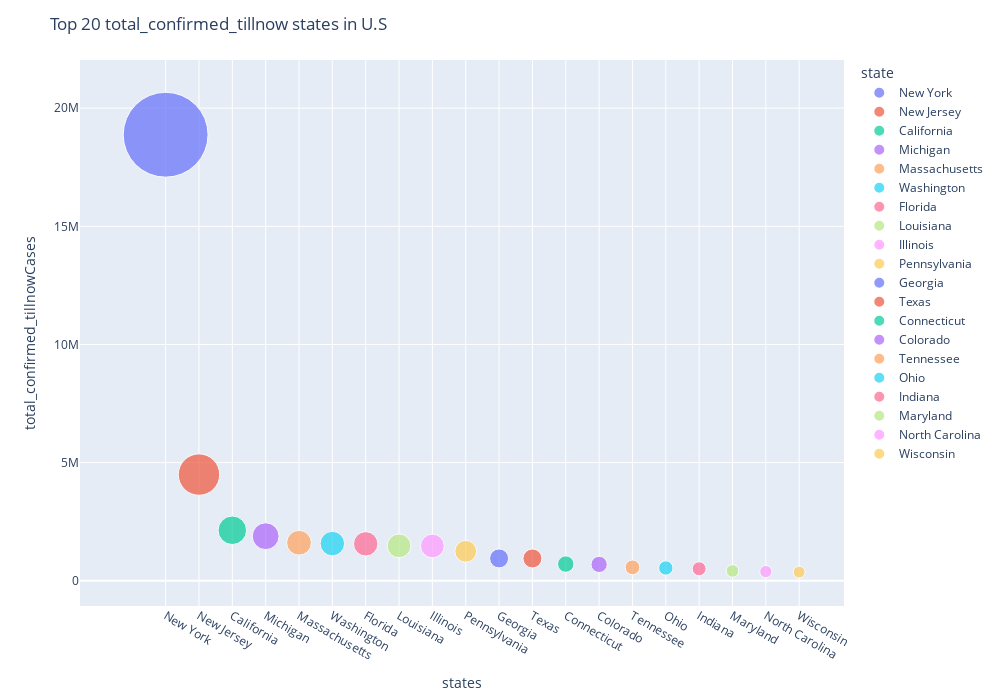

Notebook source saved alongside this figure:
### Markdown cell above
# Topn Confirmed cases

### Code cell
COVID_19.topn_states_bubblechart(df_state,'total_confirmed_tillnow',20)

### Figure 1 — Plotly figure (JSON) as saved in the notebook; plotly's stock layout.template omitted (floating-point values rounded to 4 significant figures)
{"data": [{"hovertemplate": "<b>%{hovertext}</b><br><br>state=%{x}<br>total_confirmed_tillnow=%{marker.size}<extra></extra>", "hovertext": ["New York"], "legendgroup": "New York", "marker": {"color": "#636efa", "size": [18874724], "sizemode": "area", "sizeref": 5243.0, "symbol": "circle"}, "mode": "markers", "name": "New York", "showlegend": true, "type": "scatter", "x": ["New York"], "xaxis": "x", "y": [18874724], "yaxis": "y"}, {"hovertemplate": "<b>%{hovertext}</b><br><br>state=%{x}<br>total_confirmed_tillnow=%{marker.size}<extra></extra>", "hovertext": ["New Jersey"], "legendgroup": "New Jersey", "marker": {"color": "#EF553B", "size": [4494556], "sizemode": "area", "sizeref": 5243.0, "symbol": "circle"}, "mode": "markers", "name": "New Jersey", "showlegend": true, "type": "scatter", "x": ["New Jersey"], "xaxis": "x", "y": [4494556], "yaxis": "y"}, {"hovertemplate": "<b>%{hovertext}</b><br><br>state=%{x}<br>total_confirmed_tillnow=%{marker.size}<extra></extra>", "hovertext": ["California"], "legendgroup": "California", "marker": {"color": "#00cc96", "size": [2137960], "sizemode": "area", "sizeref": 5243.0, "symbol": "circle"}, "mode": "markers", "name": "California", "showlegend": true, "type": "scatter", "x": ["California"], "xaxis": "x", "y": [2137960], "yaxis": "y"}, {"hovertemplate": "<b>%{hovertext}</b><br><br>state=%{x}<br>total_confirmed_tillnow=%{marker.size}<extra></extra>", "hovertext": ["Michigan"], "legendgroup": "Michigan", "marker": {"color": "#ab63fa", "size": [1886984], "sizemode": "area", "sizeref": 5243.0, "symbol": "circle"}, "mode": "markers", "name": "Michigan", "showlegend": true, "type": "scatter", "x": ["Michigan"], "xaxis": "x", "y": [1886984], "yaxis": "y"}, {"hovertemplate": "<b>%{hovertext}</b><br><br>state=%{x}<br>total_confirmed_tillnow=%{marker.size}<extra></extra>", "hovertext": ["Massachusetts"], "legendgroup": "Massachusetts", "marker": {"color": "#FFA15A", "size": [1609278], "sizemode": "area", "sizeref": 5243.0, "symbol": "circle"}, "mode": "markers", "name": "Massachusetts", "showlegend": true, "type": "scatter", "x": ["Massachusetts"], "xaxis": "x", "y": [1609278], "yaxis": "y"}, {"hovertemplate": "<b>%{hovertext}</b><br><br>state=%{x}<br>total_confirmed_tillnow=%{marker.size}<extra></extra>", "hovertext": ["Washington"], "legendgroup": "Washington", "marker": {"color": "#19d3f3", "size": [1574012], "sizemode": "area", "sizeref": 5243.0, "symbol": "circle"}, "mode": "markers", "name": "Washington", "showlegend": true, "type": "scatter", "x": ["Washington"], "xaxis": "x", "y": [1574012], "yaxis": "y"}, {"hovertemplate": "<b>%{hovertext}</b><br><br>state=%{x}<br>total_confirmed_tillnow=%{marker.size}<extra></extra>", "hovertext": ["Florida"], "legendgroup": "Florida", "marker": {"color": "#FF6692", "size": [1563078], "sizemode": "area", "sizeref": 5243.0, "symbol": "circle"}, "mode": "markers", "name": "Florida", "showlegend": true, "type": "scatter", "x": ["Florida"], "xaxis": "x", "y": [1563078], "yaxis": "y"}, {"hovertemplate": "<b>%{hovertext}</b><br><br>state=%{x}<br>total_confirmed_tillnow=%{marker.size}<extra></extra>", "hovertext": ["Louisiana"], "legendgroup": "Louisiana", "marker": {"color": "#B6E880", "size": [1478620], "sizemode": "area", "sizeref": 5243.0, "symbol": "circle"}, "mode": "markers", "name": "Louisiana", "showlegend": true, "type": "scatter", "x": ["Louisiana"], "xaxis": "x", "y": [1478620], "yaxis": "y"}, {"hovertemplate": "<b>%{hovertext}</b><br><br>state=%{x}<br>total_confirmed_tillnow=%{marker.size}<extra></extra>", "hovertext": ["Illinois"], "legendgroup": "Illinois", "marker": {"color": "#FF97FF", "size": [1474088], "sizemode": "area", "sizeref": 5243.0, "symbol": "circle"}, "mode": "markers", "name": "Illinois", "showlegend": true, "type": "scatter", "x": ["Illinois"], "xaxis": "x", "y": [1474088], "yaxis": "y"}, {"hovertemplate": "<b>%{hovertext}</b><br><br>state=%{x}<br>total_confirmed_tillnow=%{marker.size}<extra></extra>", "hovertext": ["Pennsylvania"], "legendgroup": "Pennsylvania", "marker": {"color": "#FECB52", "size": [1247466], "sizemode": "area", "sizeref": 5243.0, "symbol": "circle"}, "mode": "markers", "name": "Pennsylvania", "showlegend": true, "type": "scatter", "x": ["Pennsylvania"], "xaxis": "x", "y": [1247466], "yaxis": "y"}, {"hovertemplate": "<b>%{hovertext}</b><br><br>state=%{x}<br>total_confirmed_tillnow=%{marker.size}<extra></extra>", "hovertext": ["Georgia"], "legendgroup": "Georgia", "marker": {"color": "#636efa", "size": [946594], "sizemode": "area", "sizeref": 5243.0, "symbol": "circle"}, "mode": "markers", "name": "Georgia", "showlegend": true, "type": "scatter", "x": ["Georgia"], "xaxis": "x", "y": [946594], "yaxis": "y"}, {"hovertemplate": "<b>%{hovertext}</b><br><br>state=%{x}<br>total_confirmed_tillnow=%{marker.size}<extra></extra>", "hovertext": ["Texas"], "legendgroup": "Texas", "marker": {"color": "#EF553B", "size": [944350], "sizemode": "area", "sizeref": 5243.0, "symbol": "circle"}, "mode": "markers", "name": "Texas", "showlegend": true, "type": "scatter", "x": ["Texas"], "xaxis": "x", "y": [944350], "yaxis": "y"}, {"hovertemplate": "<b>%{hovertext}</b><br><br>state=%{x}<br>total_confirmed_tillnow=%{marker.size}<extra></extra>", "hovertext": ["Connecticut"], "legendgroup": "Connecticut", "marker": {"color": "#00cc96", "size": [707168], "sizemode": "area", "sizeref": 5243.0, "symbol": "circle"}, "mode": "markers", "name": "Connecticut", "showlegend": true, "type": "scatter", "x": ["Connecticut"], "xaxis": "x", "y": [707168], "yaxis": "y"}, {"hovertemplate": "<b>%{hovertext}</b><br><br>state=%{x}<br>total_confirmed_tillnow=%{marker.size}<extra></extra>", "hovertext": ["Colorado"], "legendgroup": "Colorado", "marker": {"color": "#ab63fa", "size": [693022], "sizemode": "area", "sizeref": 5243.0, "symbol": "circle"}, "mode": "markers", "name": "Colorado", "showlegend": true, "type": "scatter", "x": ["Colorado"], "xaxis": "x", "y": [693022], "yaxis": "y"}, {"hovertemplate": "<b>%{hovertext}</b><br><br>state=%{x}<br>total_confirmed_tillnow=%{marker.size}<extra></extra>", "hovertext": ["Tennessee"], "legendgroup": "Tennessee", "marker": {"color": "#FFA15A", "size": [568744], "sizemode": "area", "sizeref": 5243.0, "symbol": "circle"}, "mode": "markers", "name": "Tennessee", "showlegend": true, "type": "scatter", "x": ["Tennessee"], "xaxis": "x", "y": [568744], "yaxis": "y"}, {"hovertemplate": "<b>%{hovertext}</b><br><br>state=%{x}<br>total_confirmed_tillnow=%{marker.size}<extra></extra>", "hovertext": ["Ohio"], "legendgroup": "Ohio", "marker": {"color": "#19d3f3", "size": [540980], "sizemode": "area", "sizeref": 5243.0, "symbol": "circle"}, "mode": "markers", "name": "Ohio", "showlegend": true, "type": "scatter", "x": ["Ohio"], "xaxis": "x", "y": [540980], "yaxis": "y"}, {"hovertemplate": "<b>%{hovertext}</b><br><br>state=%{x}<br>total_confirmed_tillnow=%{marker.size}<extra></extra>", "hovertext": ["Indiana"], "legendgroup": "Indiana", "marker": {"color": "#FF6692", "size": [507716], "sizemode": "area", "sizeref": 5243.0, "symbol": "circle"}, "mode": "markers", "name": "Indiana", "showlegend": true, "type": "scatter", "x": ["Indiana"], "xaxis": "x", "y": [507716], "yaxis": "y"}, {"hovertemplate": "<b>%{hovertext}</b><br><br>state=%{x}<br>total_confirmed_tillnow=%{marker.size}<extra></extra>", "hovertext": ["Maryland"], "legendgroup": "Maryland", "marker": {"color": "#B6E880", "size": [416306], "sizemode": "area", "sizeref": 5243.0, "symbol": "circle"}, "mode": "markers", "name": "Maryland", "showlegend": true, "type": "scatter", "x": ["Maryland"], "xaxis": "x", "y": [416306], "yaxis": "y"}, {"hovertemplate": "<b>%{hovertext}</b><br><br>state=%{x}<br>total_confirmed_tillnow=%{marker.size}<extra></extra>", "hovertext": ["North Carolina"], "legendgroup": "North Carolina", "marker": {"color": "#FF97FF", "size": [389532], "sizemode": "area", "sizeref": 5243.0, "symbol": "circle"}, "mode": "markers", "name": "North Carolina", "showlegend": true, "type": "scatter", "x": ["North Carolina"], "xaxis": "x", "y": [389532], "yaxis": "y"}, {"hovertemplate": "<b>%{hovertext}</b><br><br>state=%{x}<br>total_confirmed_tillnow=%{marker.size}<extra></extra>", "hovertext": ["Wisconsin"], "legendgroup": "Wisconsin", "marker": {"color": "#FECB52", "size": [368500], "sizemode": "area", "sizeref": 5243.0, "symbol": "circle"}, "mode": "markers", "name": "Wisconsin", "showlegend": true, "type": "scatter", "x": ["Wisconsin"], "xaxis": "x", "y": [368500], "yaxis": "y"}], "layout": {"autosize": false, "height": 700, "legend": {"itemsizing": "constant", "title": {"text": "state"}, "tracegroupgap": 0}, "margin": {"t": 60}, "title": {"text": "Top 20 total_confirmed_tillnow states in U.S"}, "width": 1000, "xaxis": {"anchor": "y", "categoryarray": ["New York", "New Jersey", "California", "Michigan", "Massachusetts", "Washington", "Florida", "Louisiana", "Illinois", "Pennsylvania", "Georgia", "Texas", "Connecticut", "Colorado", "Tennessee", "Ohio", "Indiana", "Maryland", "North Carolina", "Wisconsin"], "categoryorder": "array", "domain": [0, 1], "title": {"text": "states"}}, "yaxis": {"anchor": "x", "domain": [0, 1], "title": {"text": "total_confirmed_tillnowCases"}}}}
